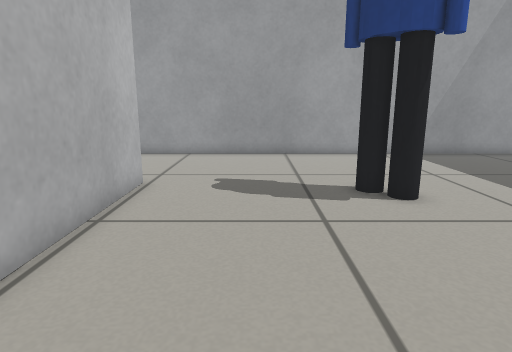
view 1 (above)

17 first-person views from a walk through a Gazebo world. The camera is 0.5 m above the floor, tilts 12° down and sees 75° across. The floor is counted in squares, 0.2 m on a side. Each view is taken from the middle of a square. On the plan, view 1 faces up. The plan holds only what a view shows up to about 20 squares ahead; the rest is blank. The robots in the file are not drawn. Gazebo's built-in surfaces are drawn with simple patterns. Simple shapes stand in for some stock models.

view 2
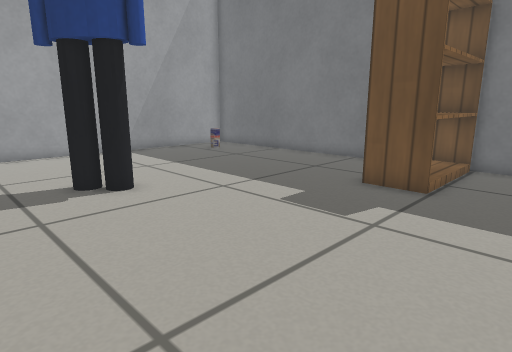

view 3
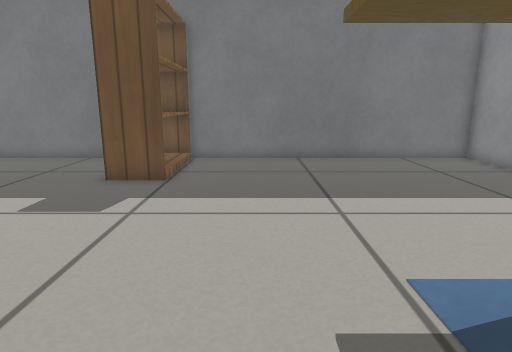

view 4
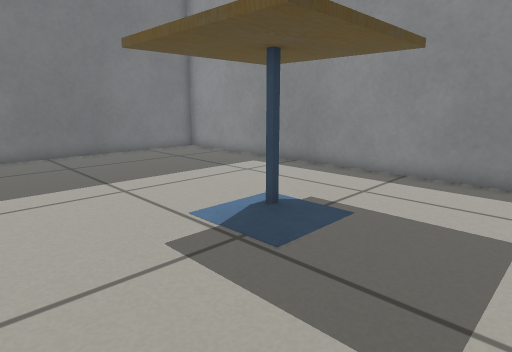

view 5
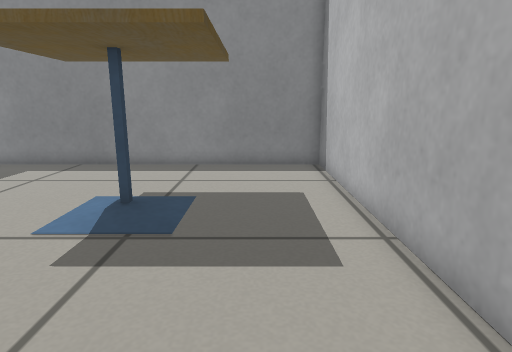

view 6
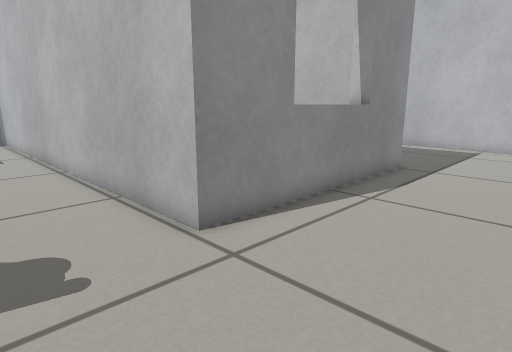

view 7
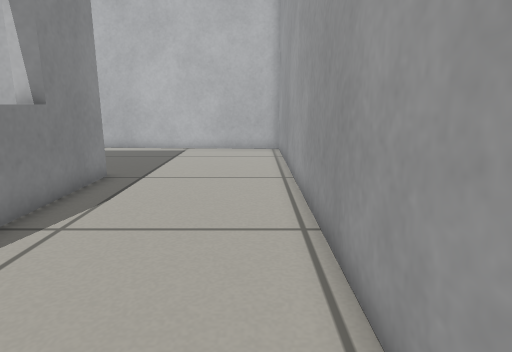

view 8
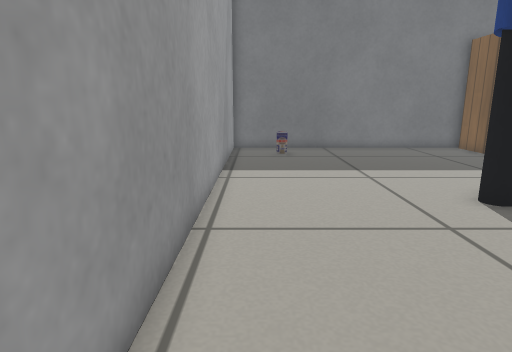

view 9
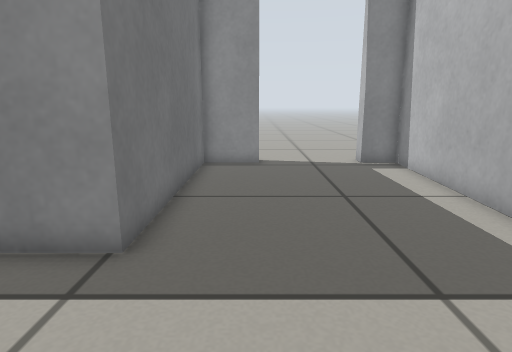

view 10
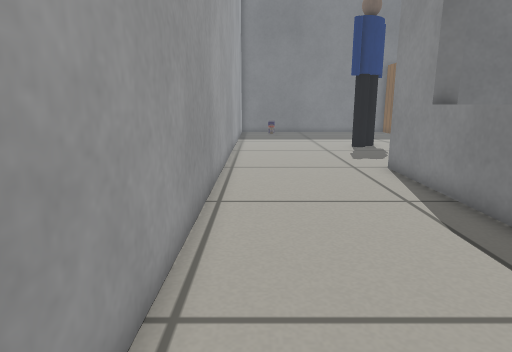

view 11
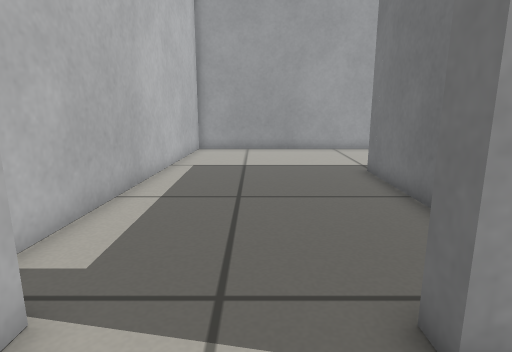

view 12
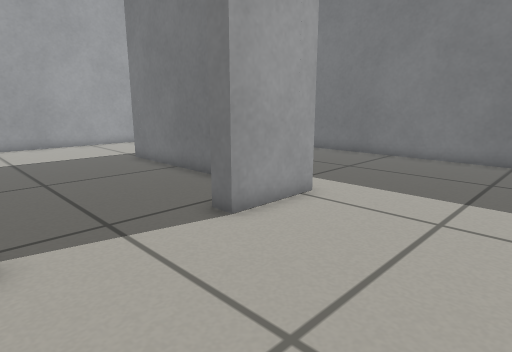

view 13
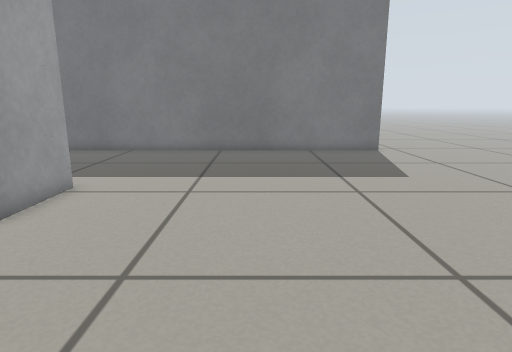

view 14
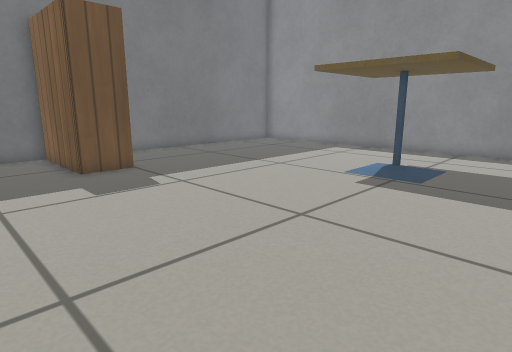

view 15
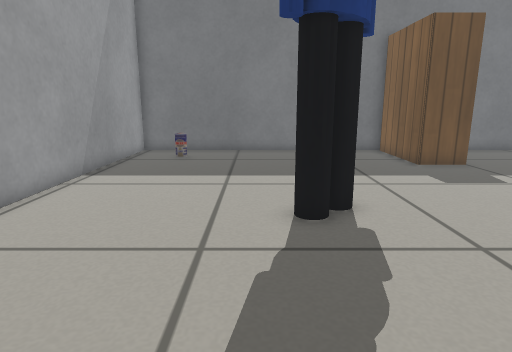

view 16
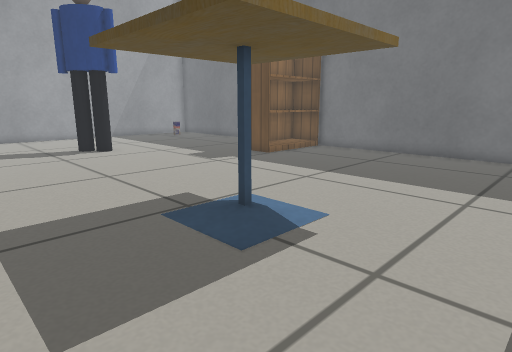

view 17
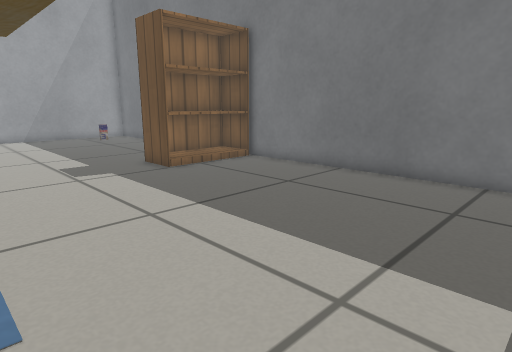

### Floor plan
Points are (right, up) in squares from view 1. A wall is a line through its corners. A room is listed if a view was taken in it or the views show most of it. See-through windows are left out.
Room 1 (views 1, 2, 3, 4, 5, 6, 7, 8, 9, 10, 14, 15, 16, 17)
walls: (-6.7, 9.9) (-6.7, 10.8); (-10.7, 10.8) (-10.7, 9.9); (14.8, 3.9) (14.8, 17.3) (-21.3, 17.3) (-22.2, 1.4) (-20.6, 1.4); (-16.1, 1.4) (-13.7, 1.4) (-13.7, 10.7) (-3.7, 10.7) (-3.7, -11.1) (14.8, -11.1) (14.8, 2.4)
ways out: open door at (-18.5, 1) to room 2
objects: cafe table (0, -7) to (4, -2); person (3, 8) to (5, 10); bookshelf (10, 2) to (14, 4); drink can (12, 15)
Room 2 (views 11, 12, 13)
walls: (-12.9, 0.7) (-16.1, 0.7); (-4.5, -11.9) (-4.5, 8.6); (-13, 8.6) (-13, 5.6)
ways out: open door at (-18.5, 1) to room 1

Where each view was taken, in squares from view 1:
view 1: 0 up, 0 right, facing up
view 2: 1 down, 0 right, facing up-right
view 3: 1 down, 1 left, facing right
view 4: 1 up, 3 left, facing down-right
view 5: 3 up, 1 left, facing down
view 6: 16 up, 0 right, facing down-left
view 7: 16 up, 2 left, facing left
view 8: 16 up, 5 left, facing right
view 9: 16 up, 16 left, facing down
view 10: 16 up, 17 left, facing right
view 11: 2 down, 18 left, facing up
view 12: 5 down, 21 left, facing up-right
view 13: 5 down, 23 left, facing right
view 14: 8 up, 3 left, facing down-right
view 15: 11 up, 4 left, facing right
view 16: 10 down, 3 left, facing up-right
view 17: 10 down, 3 right, facing up-right
